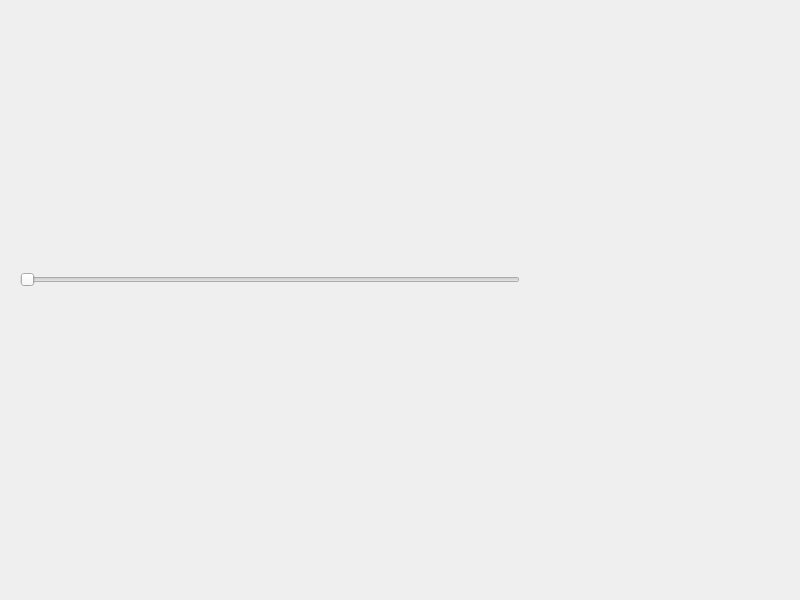
<?xml version="1.0" encoding="UTF-8"?>
<ui version="4.0">
 <class>frmBattery</class>
 <widget class="QWidget" name="frmBattery">
  <property name="geometry">
   <rect>
    <x>0</x>
    <y>0</y>
    <width>800</width>
    <height>600</height>
   </rect>
  </property>
  <property name="windowTitle">
   <string>frmBattery</string>
  </property>
  <widget class="Battery" name="battery" native="true">
   <property name="geometry">
    <rect>
     <x>20</x>
     <y>10</y>
     <width>500</width>
     <height>250</height>
    </rect>
   </property>
  </widget>
  <widget class="QSlider" name="horizontalSlider">
   <property name="geometry">
    <rect>
     <x>20</x>
     <y>270</y>
     <width>500</width>
     <height>20</height>
    </rect>
   </property>
   <property name="orientation">
    <enum>Qt::Horizontal</enum>
   </property>
  </widget>
 </widget>
 <customwidgets>
  <customwidget>
   <class>Battery</class>
   <extends>QWidget</extends>
   <header>battery.h</header>
   <container>1</container>
  </customwidget>
 </customwidgets>
 <resources/>
 <connections/>
</ui>
